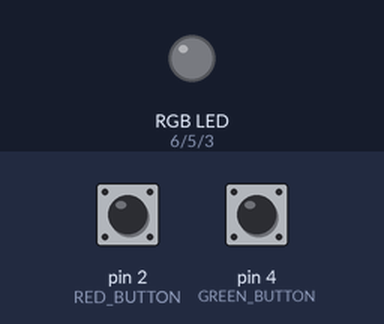
Bench run of a sketch on a simulated Arduino Uno, built with avr-gcc and run on an emulated ATmega328P. Parts: an RGB LED mixed from three pins (HIGH = lit). Dashed ring = blinking. The inputs (shaded band) are chosen by the test bench; at power-on: pin 2 (RED_BUTTON) HIGH, pin 4 (GREEN_BUTTON) HIGH.

Above: at 1.2 s.
1.3 s: pin 2 (RED_BUTTON) pulled LOW for 1 s
At 2.6 s:
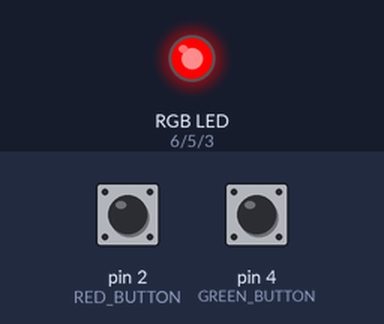
3.8 s: pin 4 (GREEN_BUTTON) pulled LOW for 3.2 s
At 7.4 s:
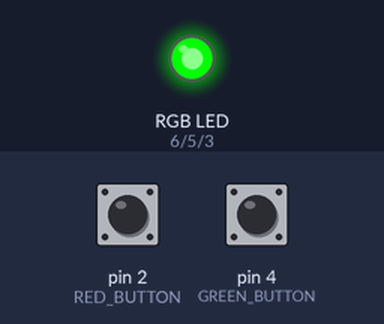
8.5 s: pin 4 (GREEN_BUTTON) pulled LOW for 0.15 s
At 9.8 s:
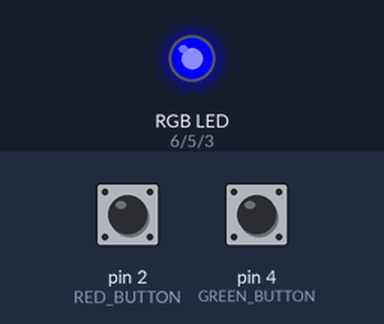
10.1 s: pin 4 (GREEN_BUTTON) pulled LOW for 1 s
At 10.3 s:
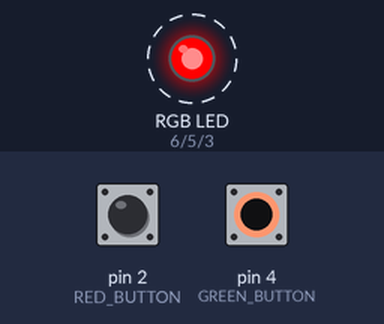
Timing chart, 0 to 13.1 s (numbered marks = the images above; inputs shaded):
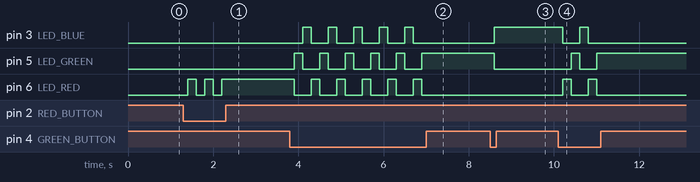

Measured:
- after the input at 1.3 s, pin 6 (LED_RED): alternates HIGH for 0.20 s and LOW for 0.20 s, 5 changes in all, then stays HIGH, starting after 0.10 s
- after the input at 3.8 s, pin 3 (LED_BLUE): alternates HIGH for 0.20 s and LOW for 0.40 s, 10 changes in all, then stays LOW, starting after 0.30 s; pin 5 (LED_GREEN): alternates HIGH for 0.20 s and LOW for 0.40 s, 11 changes in all, then stays HIGH, starting after 0.10 s
- after the input at 8.5 s, pin 3 (LED_BLUE): LOW → HIGH after 0.10 s; pin 5 (LED_GREEN): HIGH → LOW after 0.10 s
- after the input at 10.1 s, pin 3 (LED_BLUE): HIGH → LOW after 0.10 s, → HIGH 0.40 s later, → LOW 0.20 s later; pin 5 (LED_GREEN): LOW → HIGH after 0.30 s, → LOW 0.20 s later, → HIGH 0.40 s later; pin 6 (LED_RED): alternates HIGH for 0.20 s and LOW for 0.40 s, 4 changes in all, then stays LOW, starting after 0.10 s

The sketch:

zad1.ino
```cpp
#include <Wire.h>
#include <LiquidCrystal_I2C.h>
#include <OneWire.h>
#include <DallasTemperature.h>

LiquidCrystal_I2C lcd(0x27,16,2);

OneWire oneWire(A1);
DallasTemperature sensors(&oneWire);

#define LED_RED 6
#define LED_GREEN 5
#define LED_BLUE 3

#define RED_BUTTON 2
#define GREEN_BUTTON 4

bool isOn = false; // stan diody (włączona/wyłączona)
int currentColor = 0; // 0 - czerwona, 1 - zielona, 2 - niebieska

void initRGB()
{
  pinMode(LED_RED, OUTPUT);
  digitalWrite(LED_RED, LOW);

  pinMode(LED_GREEN, OUTPUT);
  digitalWrite(LED_GREEN, LOW);

  pinMode(LED_BLUE, OUTPUT);
  digitalWrite(LED_BLUE, LOW);
}

void initButtons()
{
  pinMode(RED_BUTTON, INPUT_PULLUP); //czerwony przycisk włączania/wyłączania diod
  pinMode(GREEN_BUTTON, INPUT_PULLUP); //zielony przycisk zmiany koloru
}

void setup()
{
  initRGB();
  initButtons();
}

void loop()
{
  // sprawdzenie czy czerwony przycisk jest wcisniety
  if (digitalRead(RED_BUTTON) == LOW)
  {
    delay(100); //czas na odskoczenie przy wciskaniu przycisku
    isOn = !isOn; // zmienia stan włączona/wyłączona
  }

  // sprawdzenie czy zielony przycisk jest wcisniety
  if (digitalRead(GREEN_BUTTON) == LOW)
  {
    delay(100); // czas na odskoczenie przy wciskaniu przycisku
    currentColor = (currentColor + 1) % 3; // cykliczne przełączanie między 0, 1 i 2
  }

  // kontrolowanie koloru diody w zależności od stanu przycisków
  if (isOn)
  {
    switch (currentColor)
    {
      case 0: // czerwona
        digitalWrite(LED_RED, HIGH);
        digitalWrite(LED_GREEN, LOW);
        digitalWrite(LED_BLUE, LOW);
        break;
      case 1: // zielona
        digitalWrite(LED_RED, LOW);
        digitalWrite(LED_GREEN, HIGH);
        digitalWrite(LED_BLUE, LOW);
        break;
      case 2: // niebieska
        digitalWrite(LED_RED, LOW);
        digitalWrite(LED_GREEN, LOW);
        digitalWrite(LED_BLUE, HIGH);
        break;
    }
  }
  else
  {
    // gdy dioda wyłączona, gasimy wszystkie
    digitalWrite(LED_RED, LOW);
    digitalWrite(LED_GREEN, LOW);
    digitalWrite(LED_BLUE, LOW);
  }

  delay(100); // krótka przerwa aby uniknąć nadmiernego odpytywania
}
```
